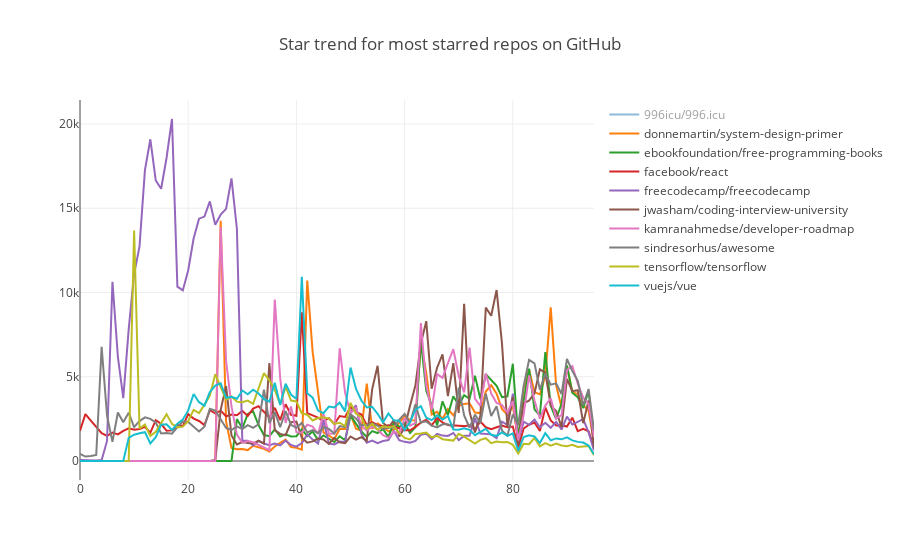

Notebook cell for this chart:
### Markdown cell above
Looks into the data in 2020, the top repo is a Chinese educational resource to prepare for an algorithms interview. Actually, amost all of the top 10 are related to education. The only exceptions are: Deno — a JS runtime and CSSEGISandData/COVID-19 — a repo for COVID-19 data. Yes, I expected that 2020 would be about COVID-19 but happily enough it's not only about COVID-19.

### Code cell
query(`
SELECT
    repo AS name,
    groupArrayInsertAt(toUInt32(c), toUInt64(dateDiff('month', toDate('2015-01-01'), month))) AS data
FROM
(
    SELECT
        lower(repo_name) AS repo,
        toStartOfMonth(created_at) AS month,
        count() AS c
    FROM gh_events
    WHERE type = 'WatchEvent' AND repo IN
    (
        SELECT lower(repo_name) AS repo
        FROM gh_events
        WHERE type = 'WatchEvent'
        GROUP BY repo
        ORDER BY count() DESC
        LIMIT 10
    )
    GROUP BY
        repo,
        month
)
GROUP BY repo
ORDER BY repo ASC
`).then(data => {
    openDigger.render.plotly(data.map(row => {
        return {
            y: row.data,
            name: row.name,
        }
    }), { title: 'Star trend for most starred repos on GitHub' });
});
